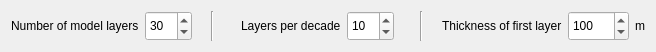
  <widget class="QWidget" name="layoutWidget">
   <property name="geometry">
    <rect>
     <x>143</x>
     <y>479</y>
     <width>656</width>
     <height>34</height>
    </rect>
   </property>
   <layout class="QHBoxLayout" name="horizontalLayout_30">
    <item>
     <layout class="QHBoxLayout" name="horizontalLayout_27">
      <item>
       <widget class="QLabel" name="label_18">
        <property name="text">
         <string>Number of model layers</string>
        </property>
        <property name="buddy">
         <cstring>spinBox_no_layers</cstring>
        </property>
       </widget>
      </item>
      <item>
       <widget class="QSpinBox" name="spinBox_no_layers">
        <property name="sizePolicy">
         <sizepolicy hsizetype="MinimumExpanding" vsizetype="Fixed">
          <horstretch>0</horstretch>
          <verstretch>0</verstretch>
         </sizepolicy>
        </property>
        <property name="minimumSize">
         <size>
          <width>0</width>
          <height>30</height>
         </size>
        </property>
        <property name="maximumSize">
         <size>
          <width>600</width>
          <height>30</height>
         </size>
        </property>
        <property name="minimum">
         <number>1</number>
        </property>
        <property name="maximum">
         <number>500</number>
        </property>
        <property name="value">
         <number>30</number>
        </property>
       </widget>
      </item>
      <item>
       <spacer name="horizontalSpacer_32">
        <property name="orientation">
         <enum>Qt::Horizontal</enum>
        </property>
        <property name="sizeHint" stdset="0">
         <size>
          <width>13</width>
          <height>20</height>
         </size>
        </property>
       </spacer>
      </item>
     </layout>
    </item>
    <item>
     <widget class="Line" name="line_3">
      <property name="orientation">
       <enum>Qt::Vertical</enum>
      </property>
     </widget>
    </item>
    <item>
     <layout class="QHBoxLayout" name="horizontalLayout_26">
      <item>
       <spacer name="horizontalSpacer_31">
        <property name="orientation">
         <enum>Qt::Horizontal</enum>
        </property>
        <property name="sizeHint" stdset="0">
         <size>
          <width>13</width>
          <height>20</height>
         </size>
        </property>
       </spacer>
      </item>
      <item>
       <widget class="QLabel" name="label_19">
        <property name="text">
         <string>Layers per decade</string>
        </property>
        <property name="buddy">
         <cstring>spinBox_layersperdecade</cstring>
        </property>
       </widget>
      </item>
      <item>
       <widget class="QSpinBox" name="spinBox_layersperdecade">
        <property name="sizePolicy">
         <sizepolicy hsizetype="MinimumExpanding" vsizetype="Fixed">
          <horstretch>0</horstretch>
          <verstretch>0</verstretch>
         </sizepolicy>
        </property>
        <property name="minimumSize">
         <size>
          <width>0</width>
          <height>30</height>
         </size>
        </property>
        <property name="maximumSize">
         <size>
          <width>50</width>
          <height>30</height>
         </size>
        </property>
        <property name="minimum">
         <number>1</number>
        </property>
        <property name="maximum">
         <number>100</number>
        </property>
        <property name="value">
         <number>10</number>
        </property>
       </widget>
      </item>
      <item>
       <spacer name="horizontalSpacer_37">
        <property name="orientation">
         <enum>Qt::Horizontal</enum>
        </property>
        <property name="sizeHint" stdset="0">
         <size>
          <width>13</width>
          <height>20</height>
         </size>
        </property>
       </spacer>
      </item>
     </layout>
    </item>
    <item>
     <widget class="Line" name="line_4">
      <property name="orientation">
       <enum>Qt::Vertical</enum>
      </property>
     </widget>
    </item>
    <item>
     <layout class="QHBoxLayout" name="horizontalLayout_23">
      <item>
       <spacer name="horizontalSpacer_27">
        <property name="orientation">
         <enum>Qt::Horizontal</enum>
        </property>
        <property name="sizeHint" stdset="0">
         <size>
          <width>13</width>
          <height>20</height>
         </size>
        </property>
       </spacer>
      </item>
      <item>
       <widget class="QLabel" name="label_25">
        <property name="text">
         <string>Thickness of first layer</string>
        </property>
        <property name="buddy">
         <cstring>spinBox_layersperdecade</cstring>
        </property>
       </widget>
      </item>
      <item>
       <widget class="QSpinBox" name="spinBox_firstlayer">
        <property name="sizePolicy">
         <sizepolicy hsizetype="MinimumExpanding" vsizetype="Fixed">
          <horstretch>0</horstretch>
          <verstretch>0</verstretch>
         </sizepolicy>
        </property>
        <property name="minimumSize">
         <size>
          <width>0</width>
          <height>30</height>
         </size>
        </property>
        <property name="maximumSize">
         <size>
          <width>500</width>
          <height>30</height>
         </size>
        </property>
        <property name="minimum">
         <number>1</number>
        </property>
        <property name="maximum">
         <number>10000</number>
        </property>
        <property name="value">
         <number>100</number>
        </property>
       </widget>
      </item>
      <item>
       <widget class="QLabel" name="label_27">
        <property name="text">
         <string>m</string>
        </property>
       </widget>
      </item>
     </layout>
    </item>
   </layout>
  </widget>
